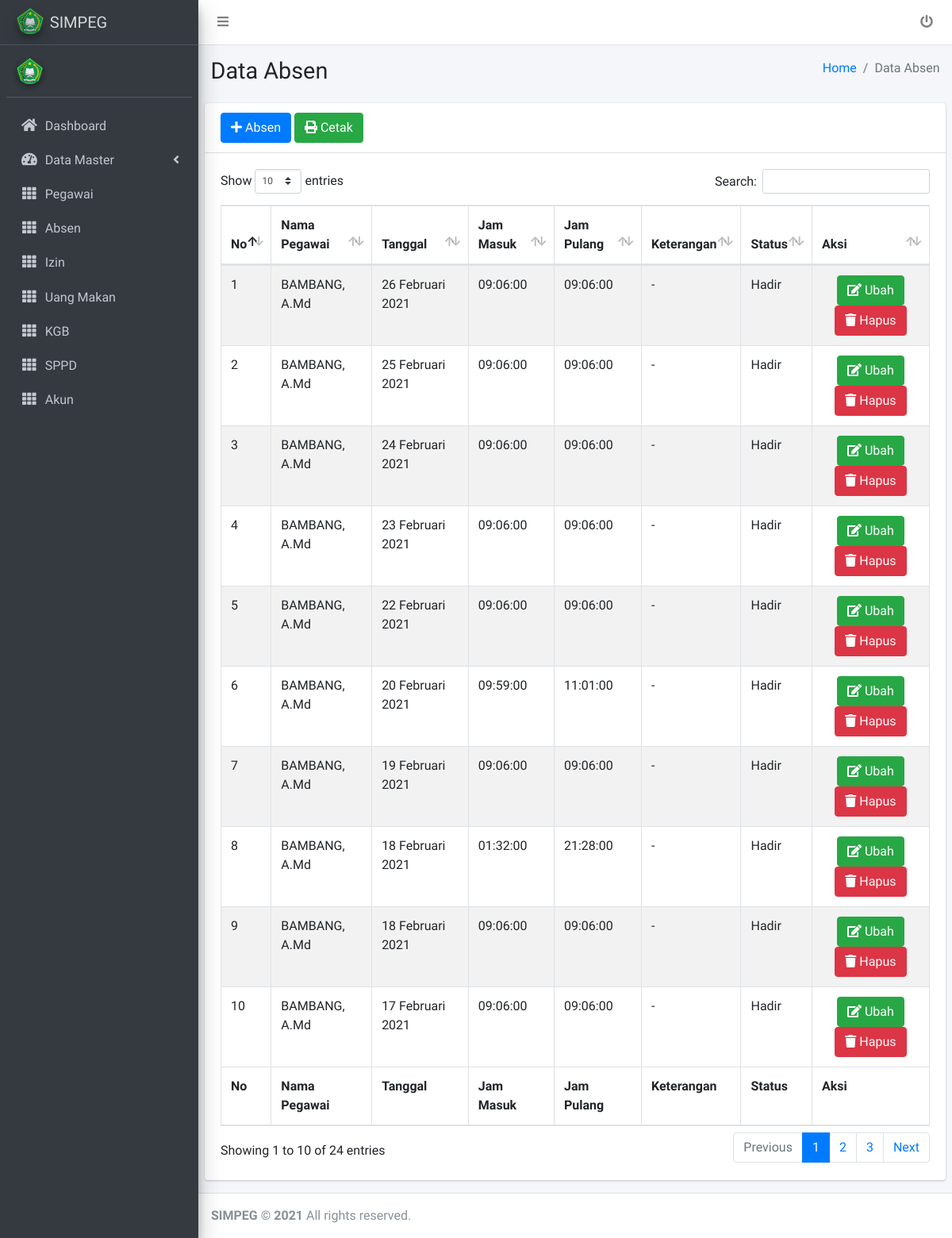
The app's page /admin/absen/index.php, older data.
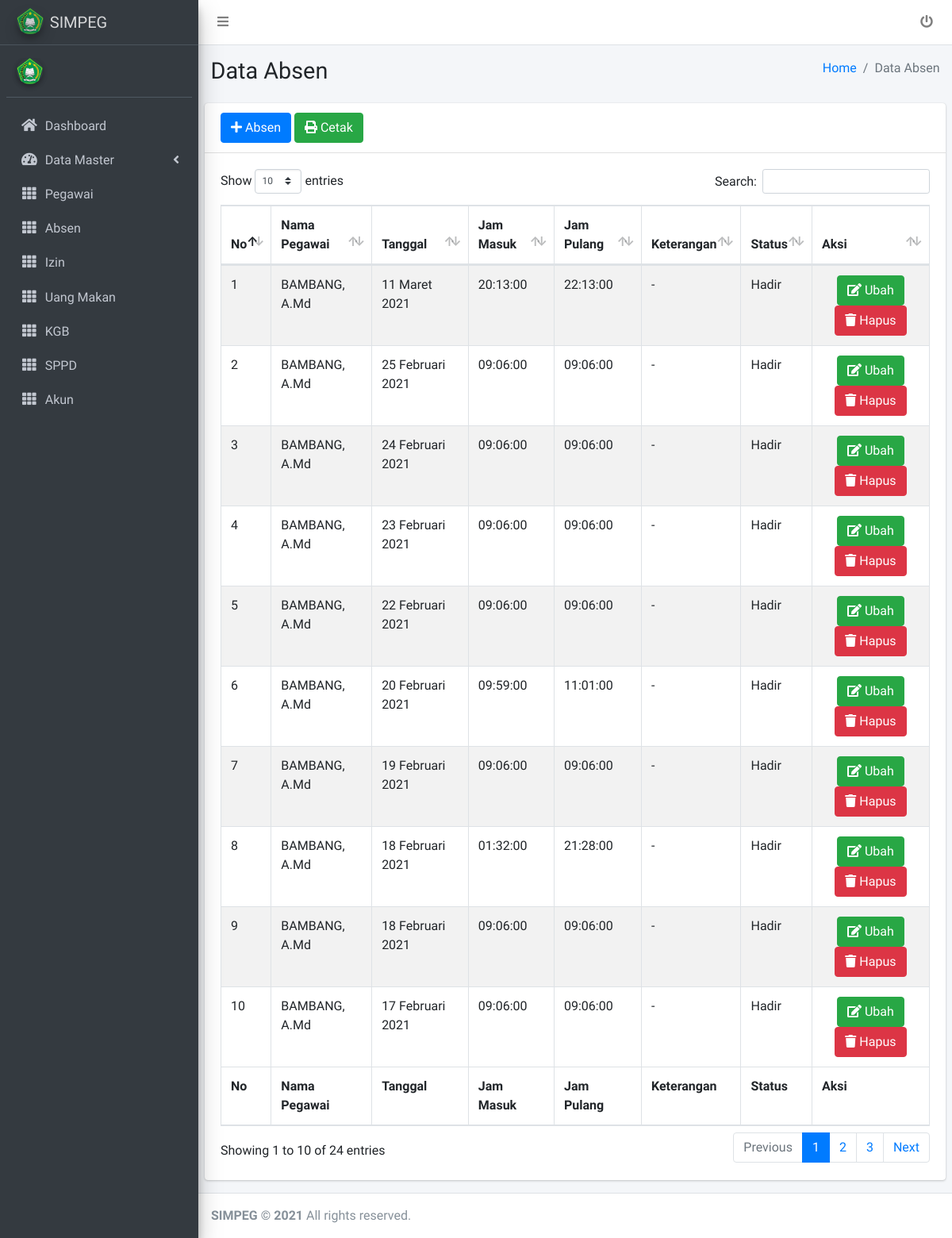
The same page, newer data.
### tables this page shows
CREATE TABLE `absen` (
  `id_absen` int(11) NOT NULL,
  `nip` varchar(25) NOT NULL,
  `tgl_absen` date NOT NULL,
  `jam_masuk` time NOT NULL,
  `jam_pulang` time NOT NULL,
  `id_ketengan_absen` int(11) NOT NULL,
  `keterangan` varchar(100) NOT NULL
);

CREATE TABLE `pegawai` (
  `nip` varchar(25) NOT NULL,
  `nama_pegawai` varchar(100) NOT NULL,
  `tmpt_lhr` varchar(100) NOT NULL,
  `tgl_lhr` date NOT NULL,
  `alamat` text NOT NULL,
  `no_telpon` varchar(25) NOT NULL,
  `email` varchar(100) NOT NULL,
  `foto` varchar(255) NOT NULL,
  `id_agama` int(11) NOT NULL,
  `id_golongan` int(11) NOT NULL,
  `id_jabatan` int(11) NOT NULL,
  `id_akun` int(11) NOT NULL
);

CREATE TABLE `keterangan_absen` (
  `id_keterangan_absen` int(11) NOT NULL,
  `keterangan_absen` varchar(100) NOT NULL
);

### tgl_helper.php (called while the page is built, shortened)
<?php
if (!function_exists('nominal')) {
	function tgl_indo($tgl){
	$tanggal = substr($tgl,8,2);
	$bulan = getBulan(substr($tgl,5,2));
	$tahun = substr($tgl,0,4);
	return $tanggal.' '.$bulan.' '.$tahun;
}
function getBulan($bln){
	switch ($bln) {
		case 1:
			return "Januari";
			break;
		case 2:
			return "Februari";
			break;
		case 3:
			return "Maret";
			break;
	}
}
}

### admin/absen/index.php (the view, shortened to what this page needs)
<?php
include "../komponen/head.php";
?>
<?php
include "../komponen/menu.php";
?>
<div class="content-wrapper">
    <section class="content-header">
        <div class="container-fluid">
            <div class="row mb-2">
                <div class="col-sm-6">
                    <h1>Data Absen</h1>
                </div>
                <div class="col-sm-6">
                    <ol class="breadcrumb float-sm-right">
                        <li class="breadcrumb-item"><a href="../komponen/index.php">Home</a></li>
                        <li class="breadcrumb-item active">Data Absen</li>
                    </ol>
                </div>
            </div>
        </div>
    </section>
    <section class="content">
        <div class="row">
            <div class="col-12">
                <div class="card">
                    <div class="card-header">
                        <a href="tambah_absen.php"><button class="btn btn-primary"><i class="fa fa-plus"></i> Absen</button></a>
                        <button class="btn btn-success" data-toggle="modal" data-target="#exampleModal"><i class="fa fa-print"></i> Cetak</button>
                    </div>
                    <div class="card-body">
                        <table id="example1" class="table table-bordered  table-striped">
                            <thead>
                                <tr>
                                    <th>No</th>
                                    <th>Nama Pegawai</th>
                                    <th>Tanggal</th>
                                    <th>Jam Masuk</th>
                                    <th>Jam Pulang</th>
                                    <th>Keterangan</th>
                                    <th>Status</th>
                                    <th>Aksi</th>
                                </tr>
                            </thead>
                            <tbody>
                                <?php
                                $no = 1;
                                $sql = mysqli_query($koneksi, "SELECT absen.id_absen,absen.nip,absen.tgl_absen,absen.jam_masuk,absen.jam_pulang,keterangan_absen.id_keterangan_absen,keterangan_absen.keterangan_absen,absen.keterangan,pegawai.nama_pegawai from pegawai join absen on pegawai.nip=absen.nip join keterangan_absen on keterangan_absen.id_keterangan_absen=absen.id_ketengan_absen order by absen.tgl_absen DESC") or die(mysqli_error($koneksi));
                                while ($dt = mysqli_fetch_array($sql)) {
                                ?>
                                    <tr>
                                        <td><?php echo $no++ ?></td>
                                        <td><?php echo $dt['nama_pegawai'] ?></td>
                                        <td><?php echo tgl_indo($dt['tgl_absen']) ?></td>
                                        <td><?php echo $dt['jam_masuk'] ?></td>
                                        <td><?php echo $dt['jam_pulang'] ?></td>
                                        <td><?php echo $dt['keterangan'] ?></td>
                                        <td><?php echo $dt['keterangan_absen'] ?></td>
                                        <td>
                                            <center>
                                                <a href="ubah_absen.php?id=<?php echo $dt['id_absen'] ?>"><button class="btn btn-success"><i class="fa fa-edit"></i> Ubah</button></a>
                                                <a onclick="return konfirmasi();" href="hapus_absen.php?id=<?php echo $dt['id_absen'] ?>"><button class="btn btn-danger"><i class="fa fa-trash"></i> Hapus</button></a>
                                            </center>
                                        </td>
                                    </tr>
                                <?php
                                }
                                ?>
                            </tbody>
                            <tfoot>
                                <tr>
                                    <th>No</th>
                                    <th>Nama Pegawai</th>
                                    <th>Tanggal</th>
                                    <th>Jam Masuk</th>
                                    <th>Jam Pulang</th>
                                    <th>Keterangan</th>
                                    <th>Status</th>
                                    <th>Aksi</th>
                                </tr>
                            </tfoot>
                        </table>
                    </div>
                </div>
            </div>
        </div>
    </section>
</div>
<?php
include "../komponen/footer.php";
?>

### admin/komponen/head.php (shortened to what this page needs)
<?php
include "../../tgl_helper.php";
?>
<!DOCTYPE html>
<html lang="en">
<head>
    <link rel="stylesheet" href="../../assets/plugins/fontawesome-free/css/all.min.css">
    <link rel="stylesheet" href="../../assets/plugins/overlayScrollbars/css/OverlayScrollbars.min.css">
    <link rel="stylesheet" href="../../assets/plugins/datatables-bs4/css/dataTables.bootstrap4.css">
    <link rel="stylesheet" href="../../assets/plugins/select2/css/select2.min.css">
    <link rel="stylesheet" href="../../assets/plugins/select2-bootstrap4-theme/select2-bootstrap4.min.css">
    <link rel="stylesheet" href="../../assets/dist/css/adminlte.min.css">
</head>
<body class="hold-transition sidebar-mini layout-fixed layout-navbar-fixed layout-footer-fixed">
    <div class="wrapper">
        <nav class="main-header navbar navbar-expand navbar-white navbar-light">
            <ul class="navbar-nav">
                <li class="nav-item">
                    <a class="nav-link" data-widget="pushmenu" href="#"><i class="fas fa-bars"></i></a>
                </li>
            </ul>
            <ul class="navbar-nav ml-auto">
                <li class="nav-item">
                    <a class="nav-link" href="#"><i class="fas fa-power-off"></i></a>
                </li>
            </ul>
        </nav>

### admin/komponen/menu.php (shortened to what this page needs)
<aside class="main-sidebar sidebar-dark-primary elevation-4">
    <a href="index3.html" class="brand-link">
        <img src="../../file/logo/Kemenag-Logo.png" alt="AdminLTE Logo" class="brand-image img-circle elevation-3" style="opacity: .8">
        <span class="brand-text font-weight-light">SIMPEG</span>
    </a>
    <div class="sidebar">
        <div class="user-panel mt-3 pb-3 mb-3 d-flex">
            <div class="image">
                <img src="../../file/logo/Kemenag-Logo.png" class="img-circle elevation-2" alt="User Image">
            </div>
            <div class="info">
            </div>
        </div>
        <nav class="mt-2">
            <ul class="nav nav-pills nav-sidebar flex-column" data-widget="treeview" role="menu" data-accordion="false">
                <li class="nav-item">
                    <a href="../komponen/index.php" class="nav-link">
                        <i class="nav-icon fas fa-home"></i>
                        <p>
                            Dashboard
                        </p>
                    </a>
                </li>
                <li class="nav-item has-treeview">
                    <a href="#" class="nav-link">
                        <i class="nav-icon fas fa-tachometer-alt"></i>
                        <p>
                            Data Master
                            <i class="right fas fa-angle-left"></i>
                        </p>
                    </a>
                </li>
                <li class="nav-item">
                    <a href="../pegawai/index.php" class="nav-link">
                        <i class="nav-icon fas fa-th"></i>
                        <p>
                            Pegawai
                        </p>
                    </a>
                </li>
                <li class="nav-item">
                    <a href="../absen/index.php" class="nav-link">
                        <i class="nav-icon fas fa-th"></i>
                        <p>
                            Absen
                        </p>
                    </a>
                </li>
                <li class="nav-item">
                    <a href="../izin/index.php" class="nav-link">
                        <i class="nav-icon fas fa-th"></i>
                        <p>
                            Izin
                        </p>
                    </a>
                </li>
                <li class="nav-item">
                    <a href="../uang_makan/index.php" class="nav-link">
                        <i class="nav-icon fas fa-th"></i>
                        <p>
                            Uang Makan
                        </p>
                    </a>
                </li>
                <li class="nav-item">
                    <a href="../kgb/index.php" class="nav-link">
                        <i class="nav-icon fas fa-th"></i>
                        <p>
                            KGB
                        </p>
                    </a>
                </li>
                <li class="nav-item">
                    <a href="../sppd/index.php" class="nav-link">
                        <i class="nav-icon fas fa-th"></i>
                        <p>
                            SPPD
                        </p>
                    </a>
                </li>
                <li class="nav-item">
                    <a href="../akun/index.php" class="nav-link">
                        <i class="nav-icon fas fa-th"></i>
                        <p>
                            Akun
                        </p>
                    </a>
                </li>
            </ul>
        </nav>
    </div>
</aside>

### admin/komponen/footer.php (shortened to what this page needs)
<footer class="main-footer">
    <strong>SIMPEG &copy; <?php echo date('Y') ?></strong>
    All rights reserved.
</footer>
</div>
</body>
</html>

Row changes from the older to the newer data that the page shows:
removed absen: nip.nama_pegawai "BAMBANG, A.Md", tgl_absen "26 Februari 2021", jam_masuk "09:06:00", jam_pulang "09:06:00", keterangan "-", id_ketengan_absen.keterangan_absen "Hadir"
added absen: nip.nama_pegawai "BAMBANG, A.Md", tgl_absen "11 Maret 2021", jam_masuk "20:13:00", jam_pulang "22:13:00", keterangan "-", id_ketengan_absen.keterangan_absen "Hadir"
